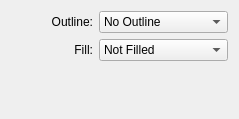
<?xml version="1.0" encoding="UTF-8"?>
<ui version="4.0">
 <class>WdgGeometryOptions</class>
 <widget class="QWidget" name="WdgGeometryOptions">
  <property name="geometry">
   <rect>
    <x>0</x>
    <y>0</y>
    <width>239</width>
    <height>119</height>
   </rect>
  </property>
  <property name="windowTitle">
   <string>Geometry Options</string>
  </property>
  <layout class="QGridLayout">
   <item row="0" column="0" colspan="2">
    <layout class="QGridLayout">
     <item row="0" column="0">
      <widget class="QLabel" name="textLabelOutline">
       <property name="text">
        <string>Outline:</string>
       </property>
       <property name="alignment">
        <set>Qt::AlignRight|Qt::AlignTrailing|Qt::AlignVCenter</set>
       </property>
      </widget>
     </item>
     <item row="0" column="1">
      <widget class="QComboBox" name="cmbOutline">
       <item>
        <property name="text">
         <string>No Outline</string>
        </property>
       </item>
       <item>
        <property name="text">
         <string>Brush</string>
        </property>
       </item>
      </widget>
     </item>
     <item row="1" column="0">
      <widget class="QLabel" name="textLabelFill">
       <property name="text">
        <string>Fill:</string>
       </property>
       <property name="alignment">
        <set>Qt::AlignRight|Qt::AlignTrailing|Qt::AlignVCenter</set>
       </property>
      </widget>
     </item>
     <item row="1" column="1">
      <widget class="QComboBox" name="cmbFill">
       <item>
        <property name="text">
         <string>Not Filled</string>
        </property>
       </item>
       <item>
        <property name="text">
         <string>Foreground Color</string>
        </property>
       </item>
       <item>
        <property name="text">
         <string>Background Color</string>
        </property>
       </item>
       <item>
        <property name="text">
         <string>Pattern</string>
        </property>
       </item>
      </widget>
     </item>
    </layout>
   </item>
   <item row="1" column="0">
    <spacer>
     <property name="orientation">
      <enum>Qt::Vertical</enum>
     </property>
     <property name="sizeType">
      <enum>QSizePolicy::Expanding</enum>
     </property>
     <property name="sizeHint" stdset="0">
      <size>
       <width>69</width>
       <height>31</height>
      </size>
     </property>
    </spacer>
   </item>
   <item row="1" column="1">
    <spacer>
     <property name="orientation">
      <enum>Qt::Horizontal</enum>
     </property>
     <property name="sizeType">
      <enum>QSizePolicy::Expanding</enum>
     </property>
     <property name="sizeHint" stdset="0">
      <size>
       <width>111</width>
       <height>41</height>
      </size>
     </property>
    </spacer>
   </item>
  </layout>
 </widget>
 <resources/>
 <connections/>
</ui>
